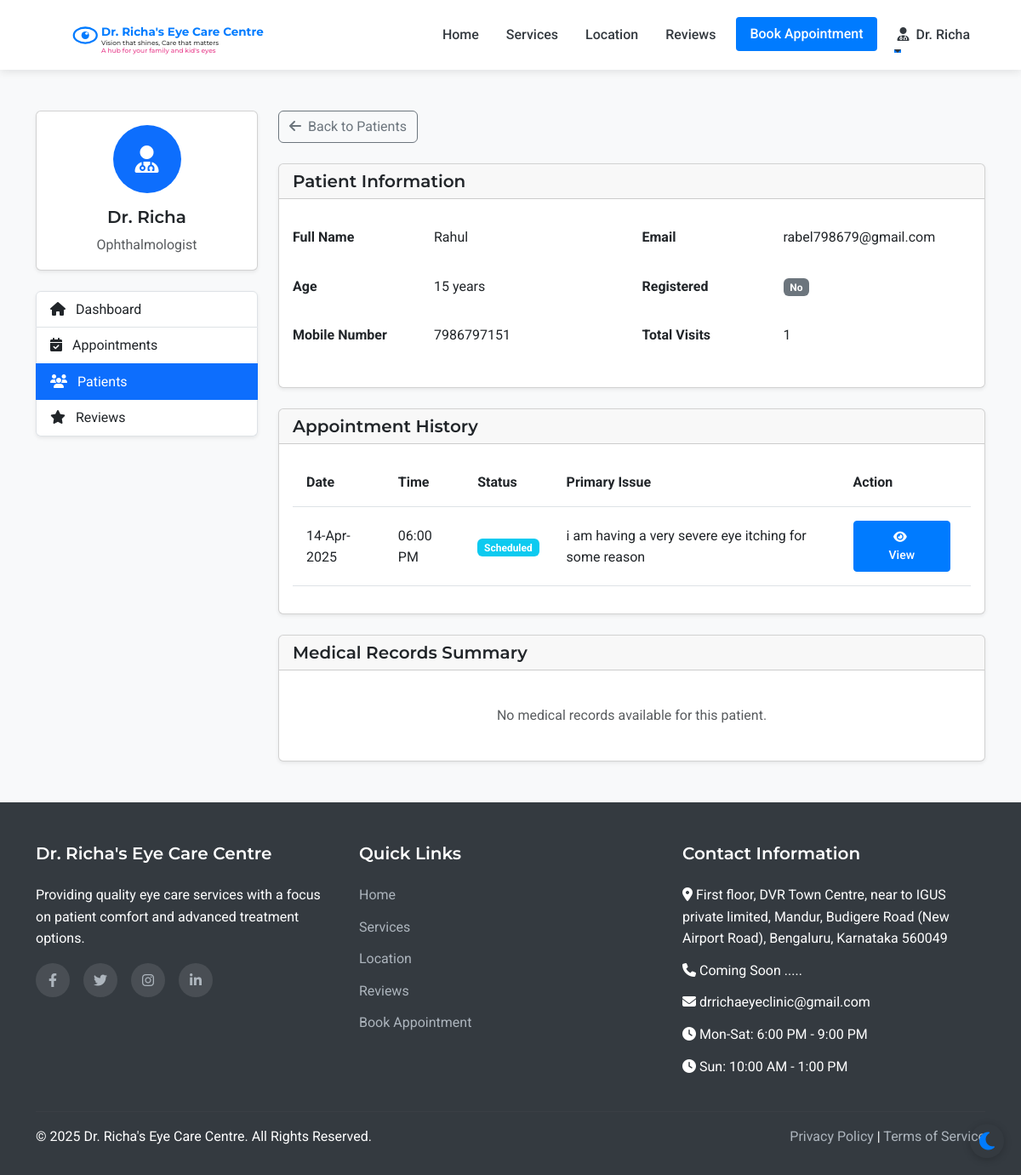
/admin/patient/1 (signed in), run on an earlier commit of the app's database.
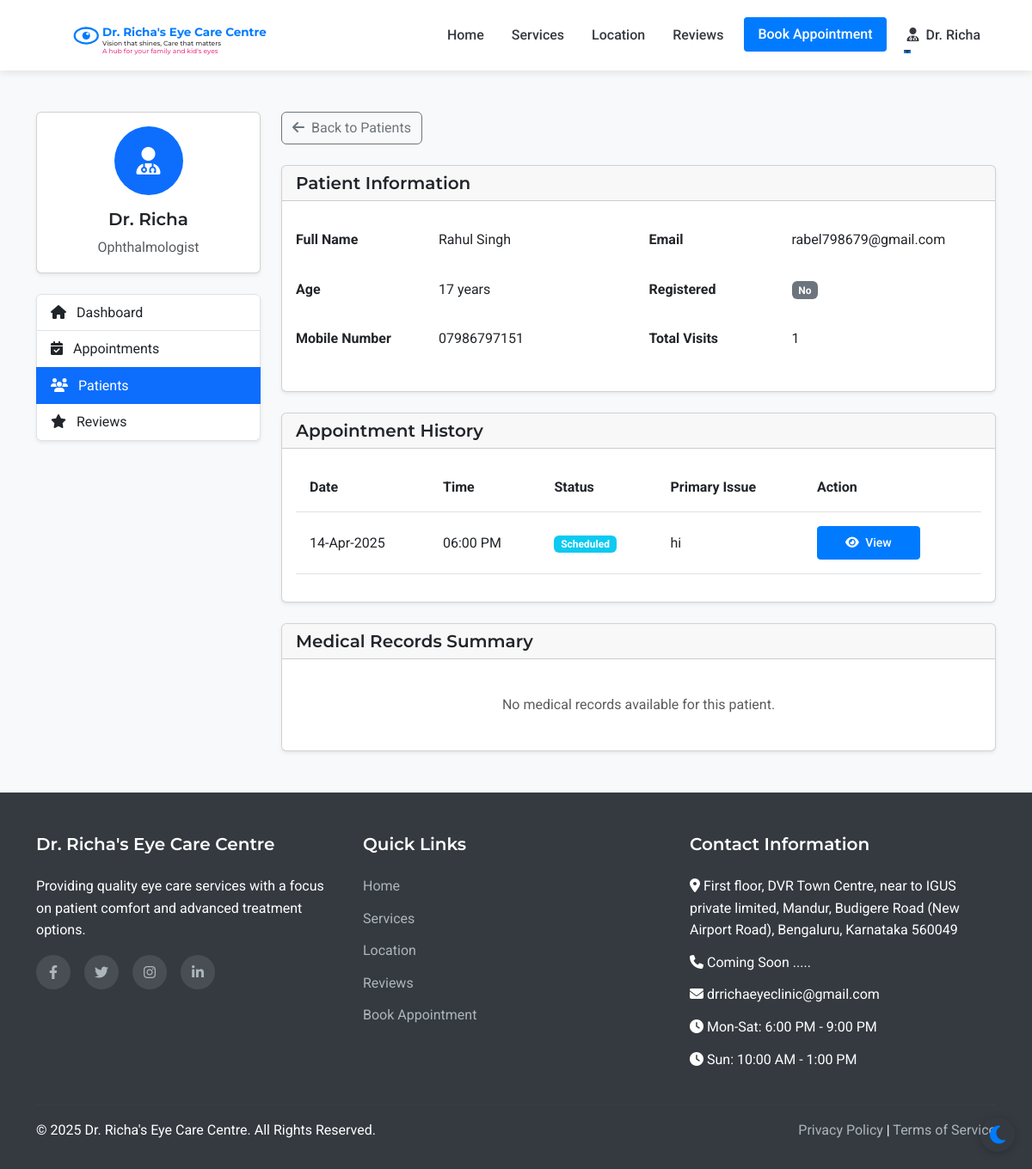
And on a later commit of the database.
### models.py (models this page shows, shortened)
class Patient(UserMixin, db.Model):
    id = db.Column(db.Integer, primary_key=True)
    full_name = db.Column(db.String(100), nullable=False)
    mobile_number = db.Column(db.String(15), nullable=False)
    email = db.Column(db.String(100), nullable=True)
    age = db.Column(db.Integer, nullable=False)
    password_hash = db.Column(db.String(256), nullable=True)
    is_registered = db.Column(db.Boolean, default=False)
    created_at = db.Column(db.DateTime, nullable=False, default=datetime.utcnow)
    appointments = db.relationship('Appointment', backref='patient', lazy=True)

class Appointment(db.Model):
    id = db.Column(db.Integer, primary_key=True)
    patient_id = db.Column(db.Integer, db.ForeignKey('patient.id'), nullable=False)
    appointment_date = db.Column(db.Date, nullable=False)
    appointment_time = db.Column(db.Time, nullable=False)
    primary_issue = db.Column(db.Text, nullable=True)
    referral_info = db.Column(db.String(255), nullable=True)
    status = db.Column(db.String(20), default='scheduled')  # scheduled, completed, cancelled
    created_at = db.Column(db.DateTime, default=datetime.utcnow)
    consultation_fee = db.Column(db.Float, nullable=False, default=500.0)
    payment_status = db.Column(db.String(20), default='pending')  # pending, paid

### routes.py (the view)
@app.route('/admin/patient/<int:patient_id>')
@login_required
def admin_patient_view(patient_id):
    if not (isinstance(current_user, Admin) or isinstance(current_user, Assistant)):
        flash('Access denied. Staff privileges required.', 'danger')
        return redirect(url_for('index'))
    patient = Patient.query.get_or_404(patient_id)
    appointments = Appointment.query.filter_by(patient_id=patient_id).order_by(desc(Appointment.appointment_date)).all()
    return render_template('admin/patient_view.html', patient=patient, appointments=appointments)

### templates/admin/patient_view.html (shortened to what this page needs)
{% extends 'layout.html' %}
{% block content %}
<section class="py-5 bg-light">
    <div class="container">
        <div class="row">
            <div class="col-lg-3 mb-4">
                <div class="card shadow-sm mb-4">
                    <div class="card-body text-center">
                        <div class="avatar-circle bg-primary text-white mb-3">
                            <i class="fas fa-user-md fa-2x"></i>
                        </div>
                        <h5 class="card-title">Dr. Richa</h5>
                        <p class="card-text text-muted">Ophthalmologist</p>
                    </div>
                </div>
                <div class="list-group shadow-sm">
                    <a href="{{ url_for('admin_dashboard') }}" class="list-group-item list-group-item-action">
                        <i class="fas fa-home me-2"></i> Dashboard
                    </a>
                    <a href="{{ url_for('admin_appointments') }}" class="list-group-item list-group-item-action">
                        <i class="fas fa-calendar-check me-2"></i> Appointments
                    </a>
                    <a href="{{ url_for('admin_patients') }}" class="list-group-item list-group-item-action active">
                        <i class="fas fa-users me-2"></i> Patients
                    </a>
                    <a href="{{ url_for('admin_reviews') }}" class="list-group-item list-group-item-action">
                        <i class="fas fa-star me-2"></i> Reviews
                    </a>
                </div>
            </div>
            <div class="col-lg-9">
                <div class="d-flex justify-content-between align-items-center mb-4">
                    <a href="{{ url_for('admin_patients') }}" class="btn btn-outline-secondary">
                        <i class="fas fa-arrow-left me-1"></i> Back to Patients
                    </a>
                </div>
                <div class="card shadow-sm mb-4">
                    <div class="card-header">
                        <h5 class="mb-0">Patient Information</h5>
                    </div>
                    <div class="card-body">
                        <div class="row">
                            <div class="col-md-6">
                                <table class="table table-borderless">
                                    <tr>
                                        <th class="ps-0" style="width: 150px;">Full Name</th>
                                        <td>{{ patient.full_name }}</td>
                                    </tr>
                                    <tr>
                                        <th class="ps-0">Age</th>
                                        <td>{{ patient.age }} years</td>
                                    </tr>
                                    <tr>
                                        <th class="ps-0">Mobile Number</th>
                                        <td>{{ patient.mobile_number }}</td>
                                    </tr>
                                </table>
                            </div>
                            <div class="col-md-6">
                                <table class="table table-borderless">
                                    <tr>
                                        <th class="ps-0" style="width: 150px;">Email</th>
                                        <td>{{ patient.email or 'Not provided' }}</td>
                                    </tr>
                                    <tr>
                                        <th class="ps-0">Registered</th>
                                        <td>
                                            {% if patient.is_registered %}
                                                <span class="badge bg-success">Yes</span>
                                            {% else %}
                                                <span class="badge bg-secondary">No</span>
                                            {% endif %}
                                        </td>
                                    </tr>
                                    <tr>
                                        <th class="ps-0">Total Visits</th>
                                        <td>{{ patient.appointments|length }}</td>
                                    </tr>
                                </table>
                            </div>
                        </div>
                    </div>
                </div>
                <div class="card shadow-sm mb-4">
                    <div class="card-header">
                        <h5 class="mb-0">Appointment History</h5>
                    </div>
                    <div class="card-body">
                        {% if patient.appointments %}
                            <div class="table-responsive">
                                <table class="table table-hover">
                                    <thead>
                                        <tr>
                                            <th>Date</th>
                                            <th>Time</th>
                                            <th>Status</th>
                                            <th>Primary Issue</th>
                                            <th>Action</th>
                                        </tr>
                                    </thead>
                                    <tbody>
                                        {% for appointment in patient.appointments|sort(attribute='appointment_date', reverse=true) %}
                                            <tr>
                                                <td>{{ appointment.appointment_date.strftime('%d-%b-%Y') }}</td>
                                                <td>{{ appointment.appointment_time.strftime('%I:%M %p') }}</td>
                                                <td>
                                                    {% if appointment.status == 'scheduled' %}
                                                        <span class="badge bg-info">Scheduled</span>
                                                    {% elif appointment.status == 'completed' %}
                                                        <span class="badge bg-success">Completed</span>
                                                    {% elif appointment.status == 'cancelled' %}
                                                        <span class="badge bg-danger">Cancelled</span>
                                                    {% endif %}
                                                </td>
                                                <td>{{ appointment.primary_issue or 'Not specified' }}</td>
                                                <td>
                                                    <div class="btn-group" role="group">
                                                        <a href="{{ url_for('admin_appointment_view', appointment_id=appointment.id) }}" class="btn btn-sm btn-primary me-2">
                                                            <i class="fas fa-eye me-1"></i> View
                                                        </a>
                                                    </div>
                                                </td>
                                            </tr>
                                        {% endfor %}
                                    </tbody>
                                </table>
                            </div>
                        {% else %}
                            <div class="text-center p-4">
                                <p class="text-muted mb-0">No appointment history for this patient.</p>
                            </div>
                        {% endif %}
                    </div>
                </div>
                <div class="card shadow-sm">
                    <div class="card-header">
                        <h5 class="mb-0">Medical Records Summary</h5>
                    </div>
                    <div class="card-body">
                        {% set has_records = false %}
                        {% for appointment in patient.appointments %}
                            {% if appointment.medical_record %}
                                {% set has_records = true %}
                            {% endif %}
                        {% endfor %}
                        {% if has_records %}
                            <div class="accordion" id="medicalRecordsAccordion">
                                {% for appointment in patient.appointments|sort(attribute='appointment_date', reverse=true) %}
                                    {% if appointment.medical_record %}
                                        <div class="accordion-item mb-3 border">
                                            <h2 class="accordion-header" id="heading{{ appointment.id }}">
                                                <button class="accordion-button collapsed" type="button" data-bs-toggle="collapse" data-bs-target="#collapse{{ appointment.id }}" aria-expanded="false" aria-controls="collapse{{ appointment.id }}">
                                                    <div class="d-flex w-100 justify-content-between align-items-center">
                                                        <span>
                                                            <strong>Visit: {{ appointment.appointment_date.strftime('%d-%b-%Y') }}</strong>
                                                        </span>
                                                    </div>
                                                </button>
                                            </h2>
                                            <div id="collapse{{ appointment.id }}" class="accordion-collapse collapse" aria-labelledby="heading{{ appointment.id }}" data-bs-parent="#medicalRecordsAccordion">
                                                <div class="accordion-body">
                                                    <div class="mb-4">
                                                        <h6 class="border-bottom pb-2 mb-3">Diagnosis</h6>
                                                        <p>{{ appointment.medical_record[0].diagnosis or 'No diagnosis recorded.' }}</p>
                                                    </div>
                                                    <div class="row mb-4">
                                                        <div class="col-md-6">
                                                            <h6 class="border-bottom pb-2 mb-3">Left Eye Findings</h6>
                                                            <p>{{ appointment.medical_record[0].left_eye_findings or 'No findings recorded.' }}</p>
                                                        </div>
                                                        <div class="col-md-6">
                                                            <h6 class="border-bottom pb-2 mb-3">Right Eye Findings</h6>
                                                            <p>{{ appointment.medical_record[0].right_eye_findings or 'No findings recorded.' }}</p>
                                                        </div>
                                                    </div>
                                                    <div class="mb-4">
                                                        <h6 class="border-bottom pb-2 mb-3">Prescribed Medications</h6>
                                                        <p>{{ appointment.medical_record[0].prescribed_medications or 'No medications prescribed.' }}</p>
                                                    </div>
                                                    <div class="mb-4">
                                                        <h6 class="border-bottom pb-2 mb-3">Prescribed Eyewear</h6>
                                                        <p>{{ appointment.medical_record[0].prescribed_eyewear or 'No eyewear prescribed.' }}</p>
                                                    </div>
                                                    <div class="mb-4">
                                                        <h6 class="border-bottom pb-2 mb-3">Follow-up Instructions</h6>
                                                        <p>{{ appointment.medical_record[0].follow_up_instructions or 'No follow-up instructions provided.' }}</p>
                                                    </div>
                                                    <div>
                                                        <h6 class="border-bottom pb-2 mb-3">Next Appointment Recommendation</h6>
                                                        <p>{{ appointment.medical_record[0].next_appointment_recommendation or 'No recommendation for next appointment.' }}</p>
                                                    </div>
                                                </div>
                                            </div>
                                        </div>
                                    {% endif %}
                                {% endfor %}
                            </div>
                        {% else %}
                            <div class="text-center p-4">
                                <p class="text-muted mb-0">No medical records available for this patient.</p>
                            </div>
                        {% endif %}
                    </div>
                </div>
            </div>
        </div>
    </div>
</section>
{% endblock %}

What changed in the data, as far as the page shows it:
changed Patient "rabel798679@gmail.com": full_name "Rahul" → "Rahul Singh"; age "15" → "17"; mobile_number "7986797151" → "07986797151"
changed Appointment "06:00 PM": primary_issue "i am having a very severe eye itching for some reason" → "hi"
